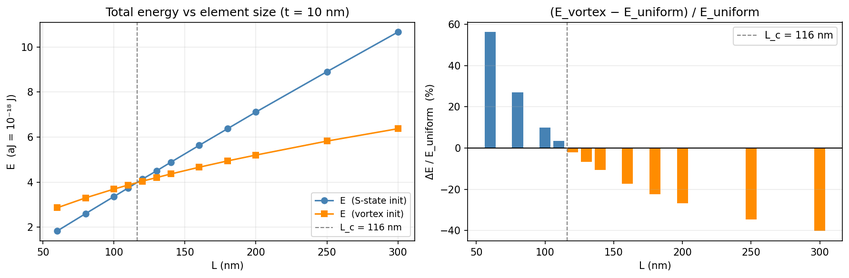
#> input picture notebooks/sp1_phase_diagram.png, 849 x 278 px, shrunk from 1783 x 584 before the run
$ python make_gallery.py
#> lines starting #> are read from the running program, lines starting #| are printed output that depends on the picture
"""Assemble a paper/manual-ready validation-overview montage from the figures
produced by the example notebooks, and write a gallery catalog (GALLERY.md).

    python notebooks/make_gallery.py
-> notebooks/notebook_validation_gallery.png
-> notebooks/GALLERY.md
"""
import pathlib
import matplotlib
matplotlib.use("Agg")
import matplotlib.pyplot as plt
import matplotlib.image as mpimg

HERE = pathlib.Path(__file__).parent

# (file, caption) — representative validated physics across the notebook suite
PANELS = [
    ("sp1_phase_diagram.png",          "µMAG SP#1 — vortex/flower phase diagram"),
    ("sp3_hysteresis.png",             "µMAG SP#3 — hysteresis & switching field"),
    ("sp4_switching.png",              "µMAG SP#4 — field-A switching ⟨m⟩(t)"),
    ("fmr_thinfilm.png",               "FMR — thin-film resonance spectrum"),
    ("spinwave_dispersion.png",        "Spin-wave dispersion ω(k)"),
    ("21_skyrmion_phase_diagram_gpu.png", "Skyrmion D×K stability phase diagram (GPU)"),
    ("24_zhangli_dw_gpu.png",          "Zhang–Li current-driven domain-wall motion (GPU)"),
    ("sp4_thermal_gpu.png",            "Finite-T SP#4 — stochastic LLG (GPU)"),
    ("29_walker_breakdown_gpu.png",    "Walker breakdown — DW velocity vs drive (GPU)"),
]

fig, axes = plt.subplots(3, 3, figsize=(18, 11))
for ax, (fname, cap) in zip(axes.ravel(), PANELS):
    p = HERE / fname
    if p.exists():
        ax.imshow(mpimg.imread(p))
        ax.set_title(cap, fontsize=11, fontweight="bold")
    else:
        ax.text(0.5, 0.5, f"missing:\n{fname}", ha="center", va="center")
    ax.axis("off")
fig.suptitle("Claude-SpinDynamics — example-notebook validation gallery "
             "(µMAG standard problems, dynamics, thermal, skyrmions)",
             fontsize=15, fontweight="bold", y=0.995)
fig.tight_layout(rect=[0, 0, 1, 0.98])
out = HERE / "notebook_validation_gallery.png"
fig.savefig(out, dpi=130, bbox_inches="tight", facecolor="white")
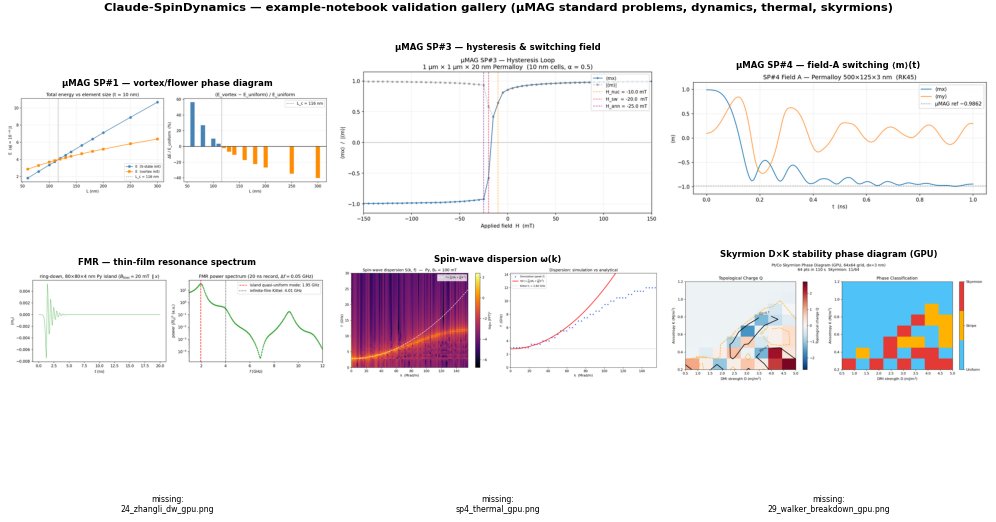
#> figure drawn by matplotlib, 6 panels
print("wrote", out)

# ---- GALLERY.md catalog ----------------------------------------------------
CATALOG = [
    ("µMAG standard problems", [
        ("01_sp4_dynamics.py",        "sp4_switching.png, sp4_magnetization.png"),
        ("02_sp1_phase_diagram.py",   "sp1_phase_diagram.png, sp1_states.png, sp1_thickness_scaling.png"),
        ("06_sp3_hysteresis.py",      "sp3_hysteresis.png, sp3_transition.png, sp3_relaxation.png, sp3_magnetization_map.png"),
        ("04_sp4_gpu.py",             "sp4_gpu_switching.png, sp4_gpu_magnetization.png"),
        ("28_sp4_gpu_validation.py",  "28_sp4_gpu_validation.png"),
    ]),
    ("Static / hysteresis / energy", [
        ("07_hysteresis.py",          "hysteresis_loop.png, hysteresis_remanence.png"),
        ("09_initial_magnetization.py","initial_magnetization.png, initial_magnetization_energies.png"),
        ("12_energy_landscape.py",    "energy_landscape_sp4.png"),
        ("11_cubic_anisotropy.py",    "cubic_domains_mx.png, cubic_energy_map.png"),
    ]),
    ("Dynamics — FMR, spin waves, domain walls", [
        ("13_fmr_spectrum.py",        "fmr_thinfilm.png, fmr_macrospin.png"),
        ("15_spinwave_dispersion.py", "spinwave_dispersion.png"),
        ("24_zhangli_dw_gpu.py",      "24_zhangli_dw_gpu.png"),
        ("27_zhangli_subwalker_gpu.py","27_zhangli_subwalker_gpu.png"),
        ("29_walker_breakdown_gpu.py","29_walker_breakdown_gpu.png"),
    ]),
    ("Spin-transfer / spin-orbit torque", [
        ("08_stt_switching.py",       "stt_switching.png, stt_critical_current.png"),
        ("22_stt_switching_gpu.py",   "22_stt_switching_gpu.png"),
        ("26_sot_skyrmion_motion_gpu.py","26_sot_skyrmion_motion_gpu.png"),
        ("26b_sot_skyrmion_nucleation_gpu.py","26b_sot_skyrmion_nucleation_gpu.png"),
    ]),
    ("Skyrmions", [
        ("10_skyrmion_dynamics.py",   "skyrmion_trajectory.png"),
        ("20_skyrmion_gpu_relax.py",  "20_skyrmion_gpu_relax.png"),
        ("21_skyrmion_phase_diagram_gpu.py","21_skyrmion_phase_diagram_gpu.png"),
    ]),
    ("Finite temperature (SLLG)", [
        ("03_thermal_sp4.py",         "sp4_thermal_comparison.png, sp4_thermal_realizations.png"),
        ("05_thermal_gpu.py",         "sp4_thermal_gpu.png, sp4_thermal_gpu_realizations.png"),
        ("23b_stt_thermal_sllg_gpu.py","23b_stt_thermal_sllg_gpu.png"),
        ("23_sot_thermal_switching_gpu.py","23_sot_thermal_switching_gpu.png"),
        ("30_thermal_stt_batched_gpu.py","30_thermal_stt_batched_gpu.png"),
    ]),
    ("Geometry / multi-region / performance", [
        ("14_inter_exchange_and_rotating_geometry.py","inter_exchange.png, rotating_geometry.png"),
        ("16_spinning_hard_disk.py",  "hard_disk.png"),
        ("17_afm_and_zhangli.py",     "afm_and_zhangli.png"),
        ("18_periodic_demag_gpu_bench.py","18_periodic_demag_gpu_bench.png"),
        ("19_periodic_gpu_llg_loop.py","19_periodic_gpu_llg_loop.png"),
        ("25_stt_gpu_bench.py",       "25_stt_gpu_bench.png"),
    ]),
]

lines = ["# Example-notebook figure gallery\n",
         "All figures below are regenerated by running the example notebooks against",
         "the current build (`python notebooks/run_all_examples.py`). They are suitable",
         "for the user manual and as paper source figures.\n",
         "**Overview montage:** `notebook_validation_gallery.png`\n"]
for section, rows in CATALOG:
    lines.append(f"## {section}\n")
    lines.append("| Notebook | Figures |")
    lines.append("|---|---|")
    for nb, figs in rows:
        lines.append(f"| `{nb}` | {figs} |")
    lines.append("")
(HERE / "GALLERY.md").write_text("\n".join(lines), encoding="utf-8")
print("wrote", HERE / "GALLERY.md")
